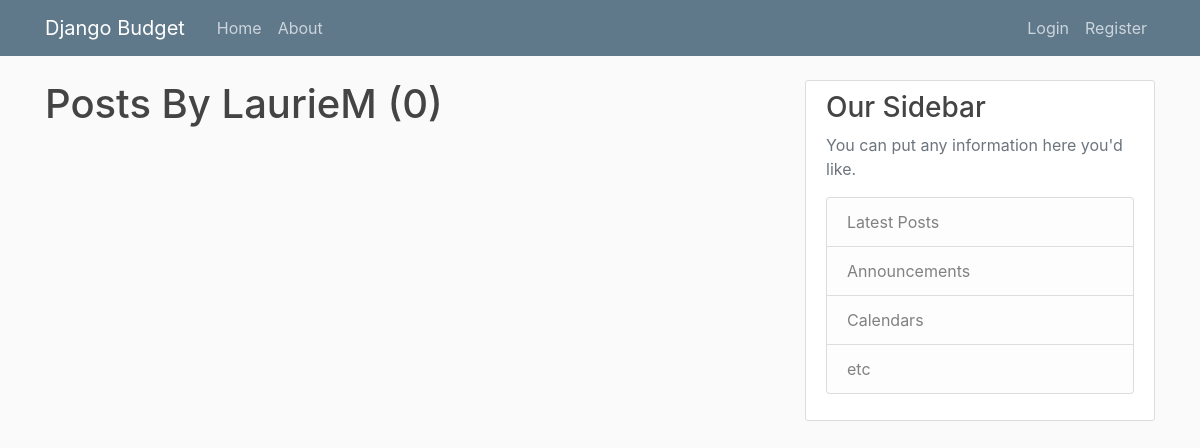
/user/LaurieM, run on an earlier commit of the app's database.
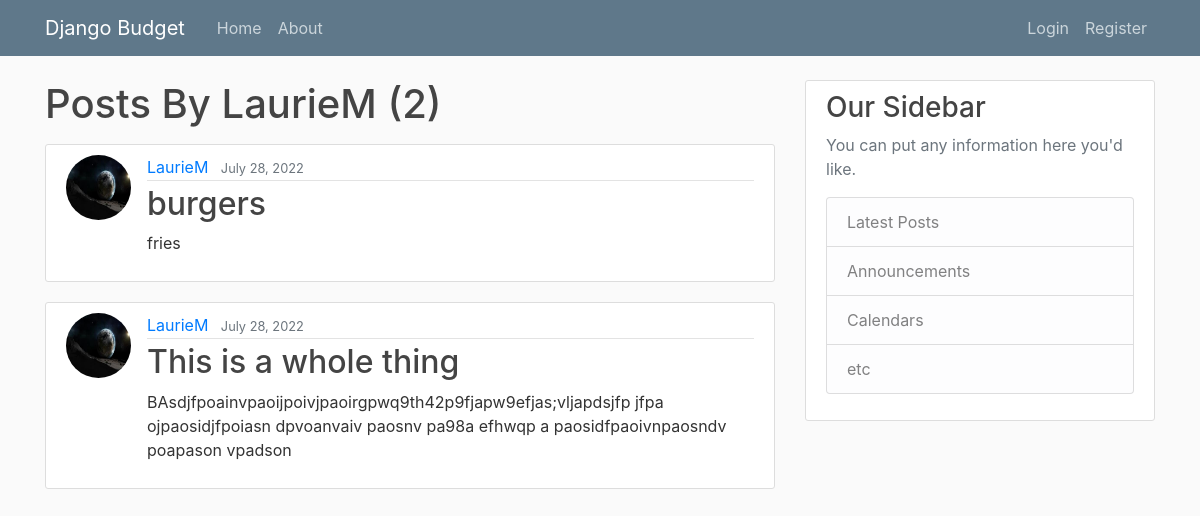
And on a later commit of the database.
### budget/models.py (models this page shows, shortened)
class Post(models.Model):
    title = models.CharField(max_length=100)
    content = models.TextField()
    date_posted = models.DateTimeField(default=timezone.now)
    author = models.ForeignKey(User, on_delete=models.CASCADE)

### users/models.py (models this page shows, shortened)
class Profile(models.Model):
    user = models.OneToOneField(User, on_delete=models.CASCADE)
    image = models.ImageField(default='default.jpg', upload_to='profile_pics')
    bio = models.TextField(default='Tell us about yourself.')

### budget/views.py (the view)
# urls.py: path('user/<str:username>', UserPostListView.as_view(), name="user-posts"),
class UserPostListView(ListView):
    model = Post
    template_name = 'budget/user_posts.html'
    context_object_name = 'posts'
    ordering = ['-date_posted']
    paginate_by = 5
    def get_queryset(self):
        user = get_object_or_404(User, username=self.kwargs.get('username'))
        return Post.objects.filter(author=user).order_by('-date_posted')

### budget/templates/budget/user_posts.html (shortened to what this page needs)
{% extends "budget/base.html" %}
{% block content %}
<h1 class="mb-3">Posts By {{ view.kwargs.username }} ({{ page_obj.paginator.count }})</h1>
{% for post in posts %}
<article class="media content-section">
    <img class="rounded-circle article-img" src="{{ post.author.profile.image.url }}" alt="{{ post.author.username }}">
    <div class="media-body">
        <div class="article-metadata">
            <a class="mr-2" href="{% url 'user-posts' post.author.username %}">{{ post.author }}</a>
            <small class="text-muted">{{ post.date_posted|date:"F d, Y" }}</small>
        </div>
        <h2><a class="article-title" href="{% url 'post-detail' post.id %}">{{ post.title }}</a></h2>
        <p class="article-content">{{ post.content }}</p>
    </div>
</article>
{% endfor %}
    {% endblock content %}

### budget/templates/budget/base.html (shortened to what this page needs)
{% load static %}
<!DOCTYPE html>
<html lang="en">
<html>
<head>
    <link rel="stylesheet" href="https://cdn.jsdelivr.net/npm/bootstrap@4.0.0/dist/css/bootstrap.min.css"
>
    <link rel="stylesheet" type="text/css" href="{% static 'budget/main.css' %}">
</head>
<body>
    <header class="site-header">
        <nav class="navbar navbar-expand-md navbar-dark bg-steel fixed-top">
            <div class="container">
                <a class="navbar-brand mr-4" href="{% url 'budget-home' %}">Django Budget</a>
                <div class="collapse navbar-collapse" id="navbarToggle">
                    <div class="navbar-nav mr-auto">
                        <a class="nav-item nav-link" href="{% url 'budget-home' %}">Home</a>
                        <a class="nav-item nav-link" href="{% url 'budget-about' %}">About</a>
                    </div>
                    <div class="navbar-nav">
                        {% if user.is_authenticated %}
                        <a class="nav-item nav-link" href="{% url 'post-create' %}">New Post</a>
                        <a class="nav-item nav-link" href="{% url 'logout' %}">Logout</a>
                        <a class="nav-item nav-link" href="{% url 'profile' %}">Profile</a>
                        {% else %}
                        <a class="nav-item nav-link" href="{% url 'login' %}">Login</a>
                        <a class="nav-item nav-link" href="{% url 'register' %}">Register</a>
                        {% endif %}
                    </div>
                </div>
            </div>
        </nav>
    </header>
    <main role="main" class="container">
        <div class="row">
            <div class="col-md-8">
                {% block content %}{% endblock %}
            </div>
            <div class="col-md-4">
                <div class="content-section">
                    <h3>Our Sidebar</h3>
                    <p class='text-muted'>You can put any information here you'd like.
                    <ul class="list-group">
                        <li class="list-group-item list-group-item-light">Latest Posts</li>
                        <li class="list-group-item list-group-item-light">Announcements</li>
                        <li class="list-group-item list-group-item-light">Calendars</li>
                        <li class="list-group-item list-group-item-light">etc</li>
                    </ul>
                    </p>
                </div>
            </div>
        </div>
    </main>
</body>
</html>

### budget/static/budget/main.css (style rules this page uses)
body { background: #fafafa; color: #333333; margin-top: 5rem; }
h1, h2, h3, h4, h5, h6 { color: #444444; }
ul { margin: 0; }
.bg-steel { background-color: #5f788a; }
.site-header .navbar-nav .nav-link { color: #cbd5db; }
.content-section { background: #ffffff; padding: 10px 20px; border: 1px solid #dddddd; border-radius: 3px; margin-bottom: 20px; }
.article-title { color: #444444; }
.article-content { white-space: pre-line; }
.article-img { height: 65px; width: 65px; margin-right: 16px; }
.article-metadata { padding-bottom: 1px; margin-bottom: 4px; border-bottom: 1px solid #e3e3e3 }

What changed in the data, as far as the page shows it:
added Post: author.profile.image (picture), author "LaurieM", date_posted "July 28, 2022", title "burgers", content "fries"
added Post: author.profile.image (picture), author "LaurieM", date_posted "July 28, 2022", title "This is a whole thing", content "BAsdjfpoainvpaoijpoivjpaoirgpwq9th42p9fjapw9efjas;vljapdsjfp jfpa ojpaosidjfpoiasn dpvoanvaiv paosnv pa98a efhwqp a paosidfpaoivnpaosndv poapason vpadson"
Also different on the page:
{{ page_obj.paginator.count }}: "0" → "2"
